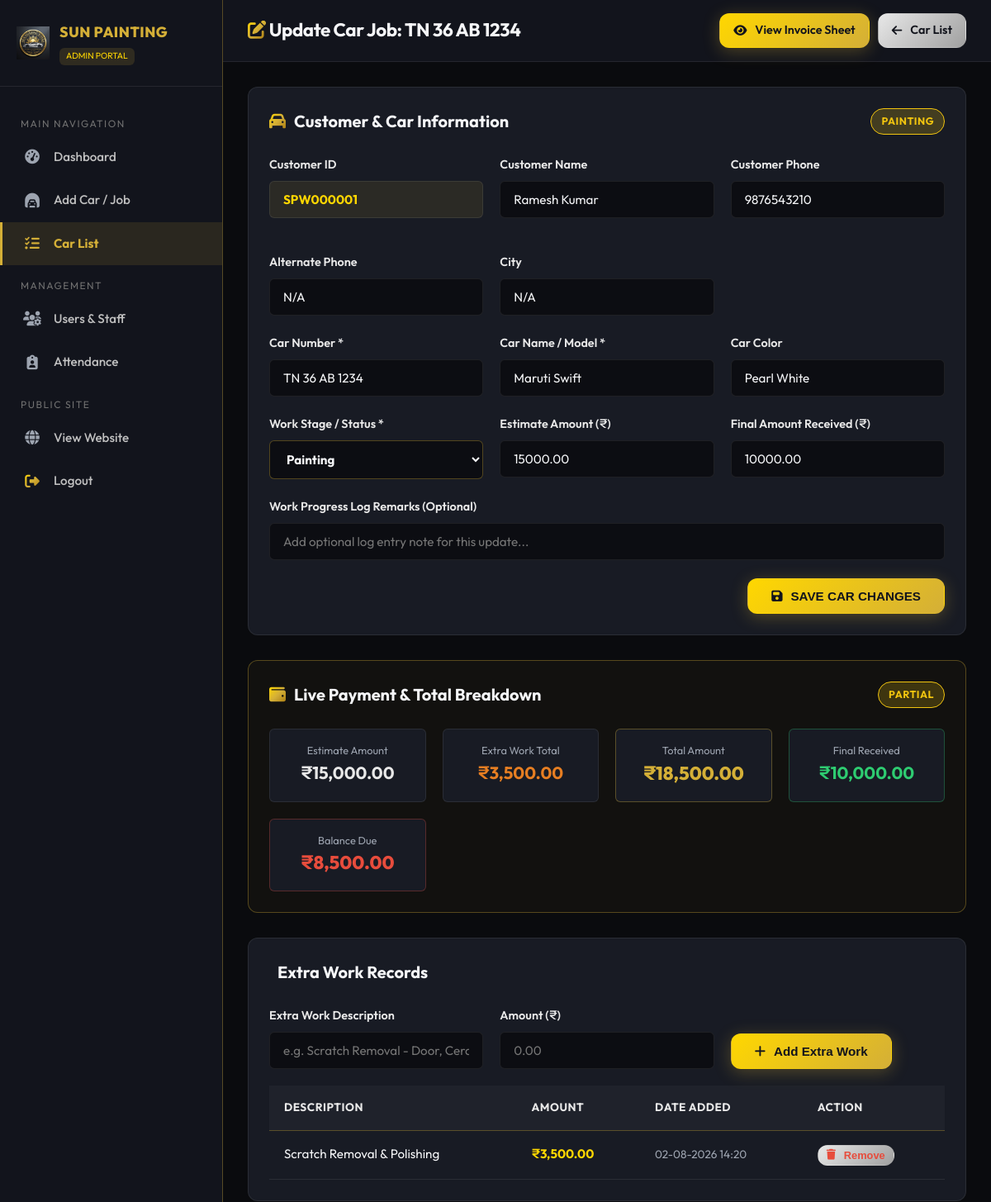
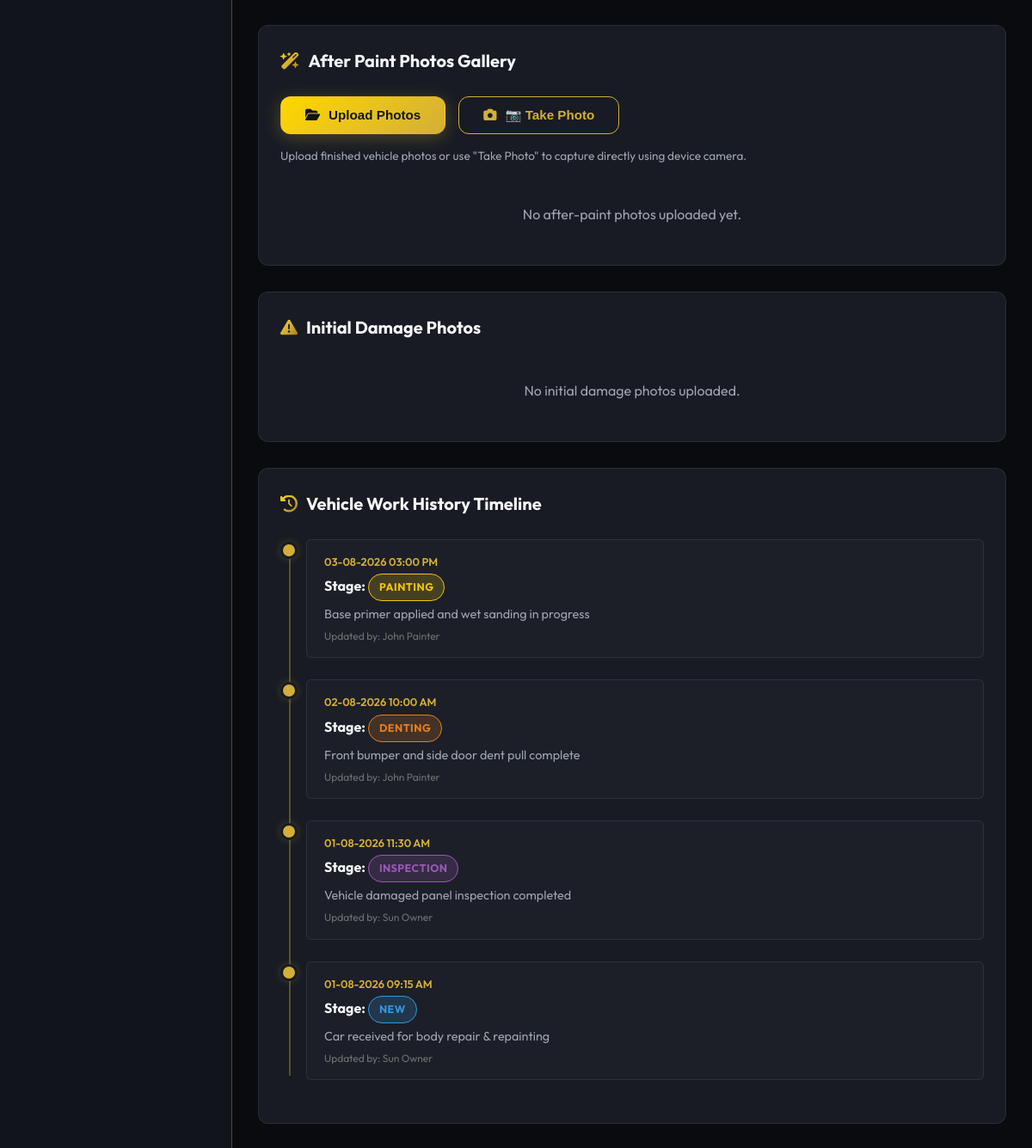
Page /admin/update_car.php?id=1 (signed in) on the committed database (2 pictures, top to bottom).
### tables this page shows
CREATE TABLE IF NOT EXISTS `cars` (
  `id` INT AUTO_INCREMENT PRIMARY KEY,
  `customer_id` VARCHAR(50) NOT NULL,
  `car_number` VARCHAR(50) NOT NULL,
  `car_name` VARCHAR(100) NOT NULL,
  `car_color` VARCHAR(50) NOT NULL,
  `estimate_amount` DECIMAL(10,2) NOT NULL DEFAULT 0.00,
  `total_amount` DECIMAL(10,2) NOT NULL DEFAULT 0.00,
  `final_amount` DECIMAL(10,2) NOT NULL DEFAULT 0.00,
  `balance_amount` DECIMAL(10,2) NOT NULL DEFAULT 0.00,
  `payment_status` ENUM('Pending', 'Partial', 'Paid') NOT NULL DEFAULT 'Pending',
  `status` ENUM('New', 'Inspection', 'Denting', 'Painting', 'Polishing', 'Extra Work', 'Completed', 'Delivered') NOT NULL DEFAULT 'New',
  `created_by` INT NULL,
  `created_at` TIMESTAMP DEFAULT CURRENT_TIMESTAMP,
  `updated_at` TIMESTAMP DEFAULT CURRENT_TIMESTAMP ON UPDATE CURRENT_TIMESTAMP,
  INDEX `idx_car_customer_id` (`customer_id`),
  INDEX `idx_car_number` (`car_number`),
  INDEX `idx_car_status` (`status`),
  INDEX `idx_payment_status` (`payment_status`),
  CONSTRAINT `fk_cars_customer` FOREIGN KEY (`customer_id`) REFERENCES `customers` (`customer_id`) ON DELETE CASCADE ON UPDATE CASCADE
);

CREATE TABLE IF NOT EXISTS `customers` (
  `id` INT AUTO_INCREMENT PRIMARY KEY,
  `customer_id` VARCHAR(50) NOT NULL UNIQUE,
  `customer_no` VARCHAR(20) NOT NULL,
  `alternate_phone` VARCHAR(20) NULL,
  `customer_name` VARCHAR(100) NOT NULL,
  `city` VARCHAR(100) NULL,
  `created_at` TIMESTAMP DEFAULT CURRENT_TIMESTAMP,
  `updated_at` TIMESTAMP DEFAULT CURRENT_TIMESTAMP ON UPDATE CURRENT_TIMESTAMP,
  INDEX `idx_customer_id` (`customer_id`),
  INDEX `idx_customer_no` (`customer_no`)
);

CREATE TABLE IF NOT EXISTS `extra_work` (
  `id` INT AUTO_INCREMENT PRIMARY KEY,
  `car_id` INT NOT NULL,
  `description` VARCHAR(255) NOT NULL,
  `amount` DECIMAL(10,2) NOT NULL DEFAULT 0.00,
  `added_by` INT NULL,
  `created_at` TIMESTAMP DEFAULT CURRENT_TIMESTAMP,
  INDEX `idx_extra_work_car_id` (`car_id`),
  CONSTRAINT `fk_extra_work_car` FOREIGN KEY (`car_id`) REFERENCES `cars` (`id`) ON DELETE CASCADE
);

CREATE TABLE IF NOT EXISTS `work_history` (
  `id` INT AUTO_INCREMENT PRIMARY KEY,
  `car_id` INT NOT NULL,
  `status` VARCHAR(50) NOT NULL,
  `description` TEXT NULL,
  `updated_by` INT NULL,
  `created_at` TIMESTAMP DEFAULT CURRENT_TIMESTAMP,
  INDEX `idx_work_history_car_id` (`car_id`),
  CONSTRAINT `fk_work_history_car` FOREIGN KEY (`car_id`) REFERENCES `cars` (`id`) ON DELETE CASCADE
);

CREATE TABLE IF NOT EXISTS `users` (
  `id` INT AUTO_INCREMENT PRIMARY KEY,
  `employee_id` VARCHAR(50) NOT NULL UNIQUE,
  `name` VARCHAR(100) NOT NULL,
  `phone` VARCHAR(20) NOT NULL,
  `username` VARCHAR(50) NOT NULL UNIQUE,
  `password` VARCHAR(255) NOT NULL,
  `role` ENUM('Admin', 'User') NOT NULL DEFAULT 'User',
  `joining_date` DATE NULL,
  `status` ENUM('Active', 'Inactive') NOT NULL DEFAULT 'Active',
  `created_at` TIMESTAMP DEFAULT CURRENT_TIMESTAMP,
  `updated_at` TIMESTAMP DEFAULT CURRENT_TIMESTAMP ON UPDATE CURRENT_TIMESTAMP,
  INDEX `idx_username` (`username`),
  INDEX `idx_employee_id` (`employee_id`),
  INDEX `idx_role` (`role`)
);

### admin/update_car.php (the view, shortened to what the rows shown need)
<?php
require_once __DIR__ . '/../includes/admin_auth.php';
$car_id = (int)($_GET['id'] ?? 0);
$stmt = $pdo->prepare("SELECT c.*, cust.customer_name, cust.customer_no, cust.alternate_phone, cust.city FROM cars c JOIN customers cust ON c.customer_id = cust.customer_id WHERE c.id = ?");
$stmt->execute([$car_id]);
$car = $stmt->fetch();
$stmtExtra = $pdo->prepare("SELECT * FROM extra_work WHERE car_id = ? ORDER BY id ASC");
$stmtExtra->execute([$car_id]);
$extraWorks = $stmtExtra->fetchAll();
$stmtHistory = $pdo->prepare("SELECT wh.*, u.name AS updater_name FROM work_history wh LEFT JOIN users u ON wh.updated_by = u.id WHERE wh.car_id = ? ORDER BY wh.id DESC");
$stmtHistory->execute([$car_id]);
$workHistory = $stmtHistory->fetchAll();
?>
<!DOCTYPE html>
<html lang="en">
<head>
  <link rel="stylesheet" href="https://cdnjs.cloudflare.com/ajax/libs/font-awesome/6.4.0/css/all.min.css">
  <link rel="stylesheet" href="../assets/css/style.css">
  <link rel="stylesheet" href="../assets/css/dashboard.css">
</head>
<body>
<div class="app-wrapper">
  <main class="main-content">
    <header class="top-bar">
      <h1 class="top-bar-title"><i class="fa-solid fa-pen-to-square text-gold"></i> Update Car Job: <?php echo e($car['car_number']); ?></h1>
      <div style="display: flex; gap: 10px;">
        <a href="car_details.php?id=<?php echo $car_id; ?>" class="btn btn-gold" style="padding: 8px 16px; font-size: 0.9rem;"><i class="fa-solid fa-eye"></i> View Invoice Sheet</a>
        <a href="car_list.php" class="btn btn-silver" style="padding: 8px 16px; font-size: 0.9rem;"><i class="fa-solid fa-arrow-left"></i> Car List</a>
      </div>
    </header>
    <div class="content-body">
      <form action="update_car.php?id=<?php echo $car_id; ?>" method="POST">
        <div class="card-box">
          <div class="card-box-header">
            <div class="card-box-title"><i class="fa-solid fa-car text-gold"></i> Customer & Car Information</div>
            <span class="badge badge-status-<?php echo e($car['status']); ?>"><?php echo e($car['status']); ?></span>
          </div>
          <div class="form-row">
            <div class="form-group">
              <label class="form-label">Customer ID</label>
              <input type="text" class="form-control" value="<?php echo e($car['customer_id']); ?>" readonly style="background: rgba(212,175,55,0.1); color: var(--gold-light); font-weight: 700;">
            </div>
            <div class="form-group">
              <label class="form-label">Customer Name</label>
              <input type="text" class="form-control" value="<?php echo e($car['customer_name']); ?>" readonly>
            </div>
            <div class="form-group">
              <label class="form-label">Customer Phone</label>
              <input type="text" class="form-control" value="<?php echo e($car['customer_no']); ?>" readonly>
            </div>
            <div class="form-group">
              <label class="form-label">Alternate Phone</label>
              <input type="text" class="form-control" value="<?php echo e($car['alternate_phone'] ?? 'N/A'); ?>" readonly>
            </div>
            <div class="form-group">
              <label class="form-label">City</label>
              <input type="text" class="form-control" value="<?php echo e($car['city'] ?? 'N/A'); ?>" readonly>
            </div>
          </div>
          <div class="form-row">
            <div class="form-group">
              <label class="form-label">Car Number *</label>
              <input type="text" name="car_number" class="form-control" value="<?php echo e($car['car_number']); ?>" required style="text-transform: uppercase;">
            </div>
            <div class="form-group">
              <label class="form-label">Car Name / Model *</label>
              <input type="text" name="car_name" class="form-control" value="<?php echo e($car['car_name']); ?>" required>
            </div>
            <div class="form-group">
              <label class="form-label">Car Color</label>
              <input type="text" name="car_color" class="form-control" value="<?php echo e($car['car_color']); ?>">
            </div>
          </div>
          <div class="form-row">
            <div class="form-group">
              <label class="form-label">Work Stage / Status *</label>
              <select name="status" class="form-control" style="border-color: var(--border-gold); font-weight: 700;">
                <?php
                $allStatuses = ['New', 'Inspection', 'Denting', 'Painting', 'Polishing', 'Extra Work', 'Completed', 'Delivered'];
                foreach ($allStatuses as $st):
                ?>
                  <option value="<?php echo $st; ?>" <?php echo $car['status'] === $st ? 'selected' : ''; ?>><?php echo $st; ?></option>
                <?php endforeach; ?>
              </select>
            </div>
            <div class="form-group">
              <label class="form-label">Estimate Amount (₹)</label>
              <input type="number" step="0.01" id="estimate_amount" name="estimate_amount" class="form-control" value="<?php echo e($car['estimate_amount']); ?>">
            </div>
            <div class="form-group">
              <label class="form-label">Final Amount Received (₹)</label>
              <input type="number" step="0.01" id="final_amount" name="final_amount" class="form-control" value="<?php echo e($car['final_amount']); ?>">
            </div>
          </div>
        </div>
      </form>
      <div class="card-box" style="background: rgba(212, 175, 55, 0.04); border-color: var(--border-gold);">
        <div class="card-box-header">
          <div class="card-box-title"><i class="fa-solid fa-wallet text-gold"></i> Live Payment & Total Breakdown</div>
          <span class="badge badge-pay-<?php echo e($car['payment_status']); ?>"><?php echo e($car['payment_status']); ?></span>
        </div>
        <div style="display: grid; grid-template-columns: repeat(auto-fit, minmax(180px, 1fr)); gap: 20px; text-align: center;">
          <div style="background: var(--bg-card); padding: 15px; border-radius: var(--radius-sm); border: 1px solid var(--border-light);">
            <div style="font-size: 0.8rem; color: var(--text-muted);">Estimate Amount</div>
            <div style="font-size: 1.3rem; font-weight: 700; color: var(--silver-light);"><?php echo formatRupee($car['estimate_amount']); ?></div>
          </div>
          <div style="background: var(--bg-card); padding: 15px; border-radius: var(--radius-sm); border: 1px solid var(--border-gold);">
            <div style="font-size: 0.8rem; color: var(--text-muted);">Total Amount</div>
            <div style="font-size: 1.4rem; font-weight: 800; color: var(--gold-primary);"><?php echo formatRupee($car['total_amount']); ?></div>
          </div>
          <div style="background: var(--bg-card); padding: 15px; border-radius: var(--radius-sm); border: 1px solid rgba(46,204,113,0.3);">
            <div style="font-size: 0.8rem; color: var(--text-muted);">Final Received</div>
            <div style="font-size: 1.3rem; font-weight: 700; color: #2ECC71;"><?php echo formatRupee($car['final_amount']); ?></div>
          </div>
          <div style="background: var(--bg-card); padding: 15px; border-radius: var(--radius-sm); border: 1px solid rgba(231,76,60,0.3);">
            <div style="font-size: 0.8rem; color: var(--text-muted);">Balance Due</div>
            <div style="font-size: 1.4rem; font-weight: 800; color: #E74C3C;"><?php echo formatRupee($car['balance_amount']); ?></div>
          </div>
        </div>
      </div>
      <div class="card-box">
        <div class="table-responsive">
          <table class="custom-table">
            <thead>
              <tr>
                <th>Description</th>
                <th>Amount</th>
                <th>Date Added</th>
                <th>Action</th>
              </tr>
            </thead>
            <tbody>
              <?php if (empty($extraWorks)): ?>
                <tr>
                  <td colspan="4" style="text-align: center; color: var(--text-muted); padding: 20px;">No extra work added yet.</td>
                </tr>
              <?php else: ?>
                <?php foreach ($extraWorks as $ew): ?>
                  <tr>
                    <td><?php echo e($ew['description']); ?></td>
                    <td style="font-weight: 700; color: var(--gold-light);"><?php echo formatRupee($ew['amount']); ?></td>
                    <td style="font-size: 0.85rem; color: var(--text-muted);"><?php echo date('d-m-Y H:i', strtotime($ew['created_at'])); ?></td>
                    <td>
                      <form action="update_car.php?id=<?php echo $car_id; ?>" method="POST" onsubmit="return confirm('Remove this extra work item?');">
                        <button type="submit" class="btn btn-silver" style="padding: 4px 10px; font-size: 0.8rem; color: #E74C3C;"><i class="fa-solid fa-trash"></i> Remove</button>
                      </form>
                    </td>
                  </tr>
                <?php endforeach; ?>
              <?php endif; ?>
            </tbody>
          </table>
        </div>
      </div>
      <div class="card-box">
        <div class="timeline">
          <?php foreach ($workHistory as $wh): ?>
            <div class="timeline-item">
              <div class="timeline-marker"></div>
              <div class="timeline-content">
                <div class="timeline-date"><?php echo date('d-m-Y h:i A', strtotime($wh['created_at'])); ?></div>
                <div class="timeline-title">Stage: <span class="badge badge-status-<?php echo e($wh['status']); ?>"><?php echo e($wh['status']); ?></span></div>
                <div style="color: var(--text-muted); font-size: 0.9rem; margin-top: 4px;"><?php echo e($wh['description']); ?></div>
                <div style="font-size: 0.75rem; color: var(--silver-dark); margin-top: 4px;">Updated by: <?php echo e($wh['updater_name'] ?? 'System'); ?></div>
              </div>
            </div>
          <?php endforeach; ?>
        </div>
      </div>
    </div>
  </main>
</div>
</body>
</html>

### rows in the picture
cars: car_number "TN 36 AB 1234", status "PAINTING", customer "SPW000001", customer_name "Ramesh Kumar", customer_no "9876543210", alternate_phone "N/A", city "N/A", car_name "Maruti Swift", car_color "Pearl White", status "Painting", estimate_amount "15000.00", final_amount "10000.00", payment_status "PARTIAL", estimate_amount "₹15,000.00", total_amount "₹18,500.00", final_amount "₹10,000.00", balance_amount "₹8,500.00"
extra_work: description "Scratch Removal & Polishing", amount "₹3,500.00", created_at "02-08-2026 14:20"
work_history: created_at "03-08-2026 03:00 PM", status "PAINTING", description "Base primer applied and wet sanding in progress", users.name "John Painter"
work_history: created_at "02-08-2026 10:00 AM", status "DENTING", description "Front bumper and side door dent pull complete", users.name "John Painter"
work_history: created_at "01-08-2026 11:30 AM", status "INSPECTION", description "Vehicle damaged panel inspection completed", users.name "Sun Owner"
work_history: created_at "01-08-2026 09:15 AM", status "NEW", description "Car received for body repair & repainting", users.name "Sun Owner"

### other values in the picture
formatRupee($exSum) "₹3,500.00"
